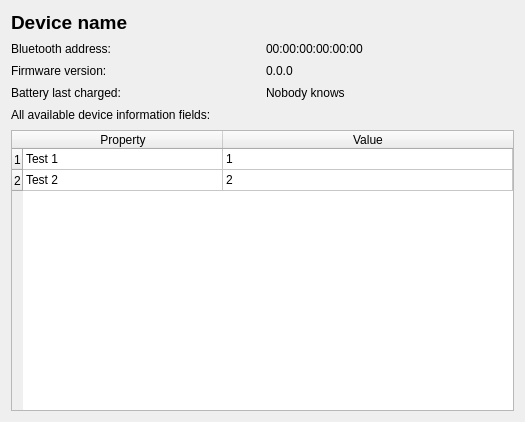
<?xml version="1.0" encoding="UTF-8"?>
<ui version="4.0">
 <class>OfbQtDeviceInfoModule</class>
 <widget class="QWidget" name="OfbQtDeviceInfoModule">
  <property name="geometry">
   <rect>
    <x>0</x>
    <y>0</y>
    <width>525</width>
    <height>422</height>
   </rect>
  </property>
  <property name="windowTitle">
   <string notr="true">Deice information</string>
  </property>
  <layout class="QGridLayout" name="gridLayout">
   <property name="verticalSpacing">
    <number>8</number>
   </property>
   <item row="2" column="0">
    <widget class="QLabel" name="label_3">
     <property name="text">
      <string>Firmware version:</string>
     </property>
    </widget>
   </item>
   <item row="2" column="1">
    <widget class="QLabel" name="device_firmware">
     <property name="text">
      <string notr="true">0.0.0</string>
     </property>
    </widget>
   </item>
   <item row="1" column="0">
    <widget class="QLabel" name="label_2">
     <property name="text">
      <string>Bluetooth address:</string>
     </property>
    </widget>
   </item>
   <item row="4" column="0" colspan="2">
    <widget class="QLabel" name="label">
     <property name="text">
      <string>All available device information fields:</string>
     </property>
     <property name="margin">
      <number>0</number>
     </property>
    </widget>
   </item>
   <item row="1" column="1">
    <widget class="QLabel" name="device_address">
     <property name="text">
      <string notr="true">00:00:00:00:00:00</string>
     </property>
    </widget>
   </item>
   <item row="5" column="0" colspan="2">
    <widget class="QTableWidget" name="all_data_table">
     <property name="minimumSize">
      <size>
       <width>0</width>
       <height>200</height>
      </size>
     </property>
     <property name="focusPolicy">
      <enum>Qt::TabFocus</enum>
     </property>
     <property name="sizeAdjustPolicy">
      <enum>QAbstractScrollArea::AdjustToContents</enum>
     </property>
     <property name="editTriggers">
      <set>QAbstractItemView::NoEditTriggers</set>
     </property>
     <property name="showGrid">
      <bool>true</bool>
     </property>
     <property name="gridStyle">
      <enum>Qt::SolidLine</enum>
     </property>
     <property name="wordWrap">
      <bool>false</bool>
     </property>
     <property name="cornerButtonEnabled">
      <bool>true</bool>
     </property>
     <attribute name="horizontalHeaderCascadingSectionResizes">
      <bool>false</bool>
     </attribute>
     <attribute name="horizontalHeaderDefaultSectionSize">
      <number>200</number>
     </attribute>
     <attribute name="horizontalHeaderStretchLastSection">
      <bool>true</bool>
     </attribute>
     <attribute name="verticalHeaderDefaultSectionSize">
      <number>21</number>
     </attribute>
     <row/>
     <row/>
     <column>
      <property name="text">
       <string>Property</string>
      </property>
     </column>
     <column>
      <property name="text">
       <string>Value</string>
      </property>
     </column>
     <item row="0" column="0">
      <property name="text">
       <string notr="true">Test 1</string>
      </property>
     </item>
     <item row="0" column="1">
      <property name="text">
       <string notr="true">1</string>
      </property>
     </item>
     <item row="1" column="0">
      <property name="text">
       <string notr="true">Test 2</string>
      </property>
     </item>
     <item row="1" column="1">
      <property name="text">
       <string notr="true">2</string>
      </property>
     </item>
    </widget>
   </item>
   <item row="0" column="0" colspan="2">
    <widget class="QLabel" name="device_name">
     <property name="font">
      <font>
       <pointsize>14</pointsize>
       <bold>true</bold>
      </font>
     </property>
     <property name="text">
      <string notr="true">Device name</string>
     </property>
    </widget>
   </item>
   <item row="3" column="0">
    <widget class="QLabel" name="label_4">
     <property name="text">
      <string>Battery last charged:</string>
     </property>
    </widget>
   </item>
   <item row="3" column="1">
    <widget class="QLabel" name="last_charged_field">
     <property name="text">
      <string notr="true">Nobody knows</string>
     </property>
    </widget>
   </item>
  </layout>
 </widget>
 <resources/>
 <connections/>
</ui>
